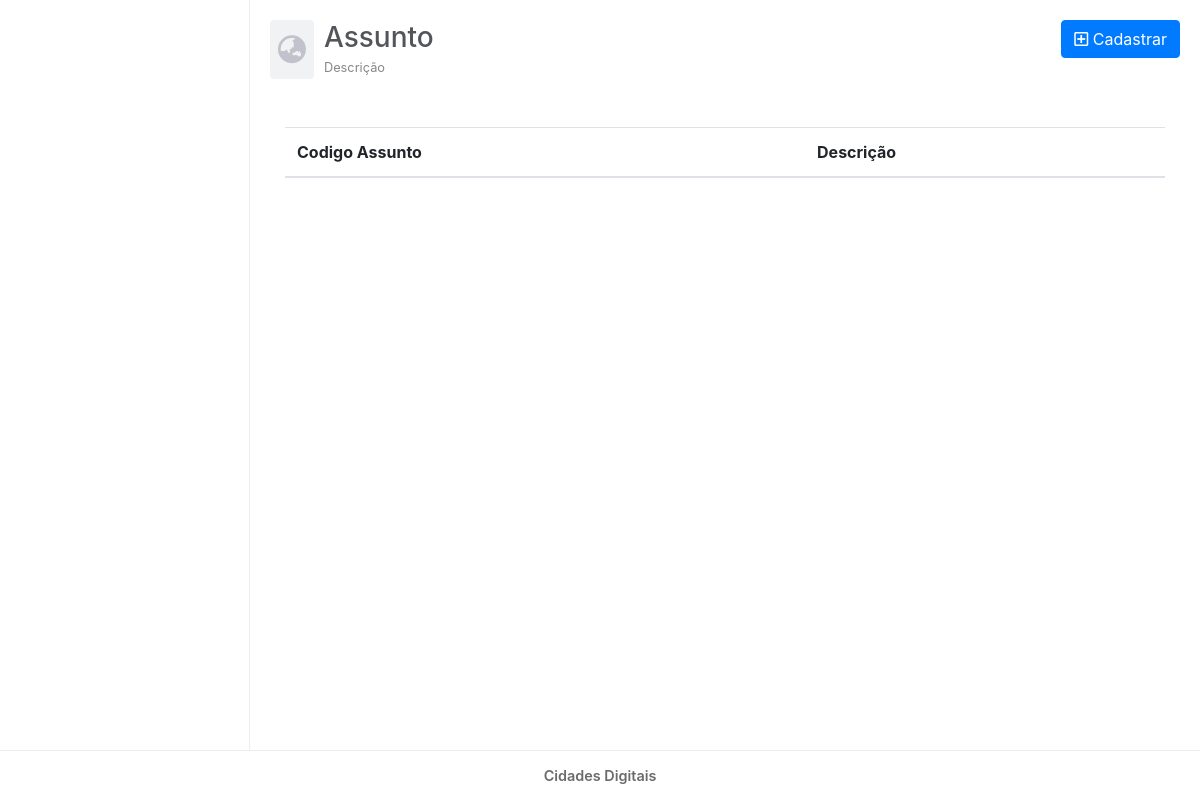
The app's page /View/Assunto.php, older data.
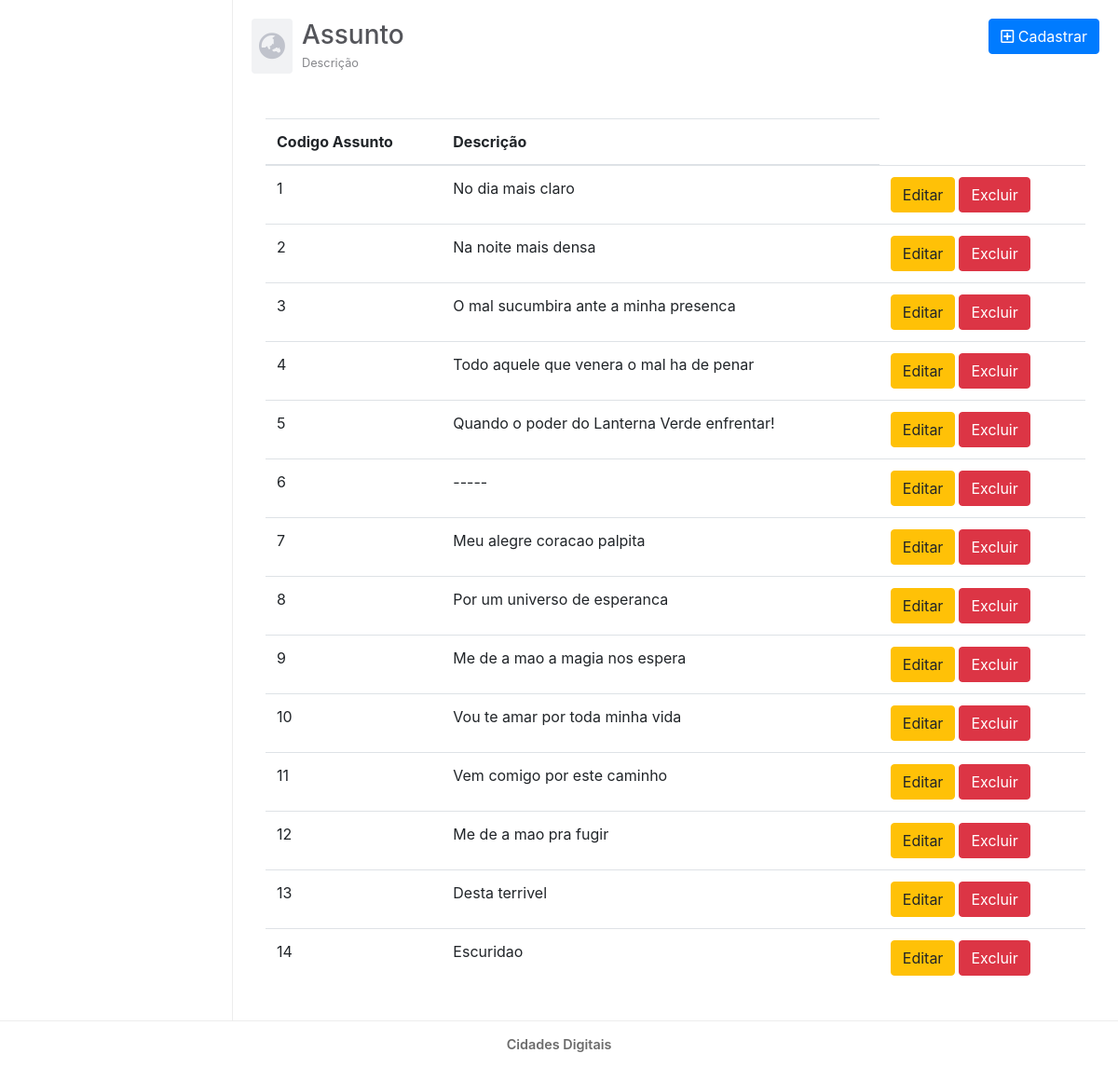
The same page, newer data.
### tables this page shows
CREATE TABLE IF NOT EXISTS `assunto` (
  `cod_assunto` int(11) NOT NULL AUTO_INCREMENT,
  `descricao` varchar(45) DEFAULT NULL,
  PRIMARY KEY (`cod_assunto`)
);

### Model/DAO/ClassAssuntoDAO.php (called while the page is built, shortened)
<?php
class ClassAssuntoDAO {
    public function listarAssunto(){
        try {
            $pdo = Conexao::getInstance();
            $sql = "SELECT cod_assunto, descricao FROM assunto ORDER BY cod_assunto ASC";
            $stmt = $pdo->prepare($sql);
            $stmt->execute();
            return $stmt->fetchAll();
        } catch (PDOException $ex) {
            return $ex->getMessage();
        }
    }
}

### Controller/ControleListarAssunto.php (called while the page is built)
<?php
require_once '../Model/DAO/ClassAssuntoDAO.php';
$listar = new ClassAssuntoDAO();
$dados = $listar->listarAssunto();
if($dados) {
    $array_dados = $dados;
} else {
    $array_dados = [];
}

### view/Assunto.php (the view, shortened to what this page needs)
<?php
    include_once("_cabecalho.php");
    require_once("../Controller/ControleListarAssunto.php");
    ?>
    <main id="main">
        <div class="row mb-5">
          <div id="mainHeader" class="col-md-6 d-flex align-items-center">
            <span id="mainHeaderIcon">
                <i class="fas fa-globe-asia"></i>
            </span>
            <span>
            <h3 class="mb-0">Assunto</h3>
            <small>Descrição</small>
            </span>
            </div>
            <div class="col-md-6 text-right">
                <button type="button" class="btn btn-primary" data-toggle="modal" data-target=".cadastrar-assunto-modal-lg">
                <i class="far fa-plus-square"></i>
                Cadastrar
                </button>
            </div>
        </div>
        <div class="container">
          <div class="row">
            <div class="col-12">
              <div class="table-responsive">
                <table class="table">
                  <thead>
                    <tr>
                      <th scope="col">Codigo Assunto</th>
                      <th scope="col">Descrição</th>
                    </tr>
                  </thead>
                  <tbody>
                  <?php
                    foreach($array_dados as $key => $value) {
                        ?>
                        <tr>
                          <td><?php echo $value['cod_assunto'] ?></td>
                          <td><?php echo $value['descricao'] ?></td>
                          <td>
                            <span class="d-flex">
                            <a href="<?php echo URL ?>View/AssuntoEditar.php?cod_assunto=<?php echo $value['cod_assunto'] ?>"
                                class="btn btn-warning mr-1">
                                Editar
                          </a>
                              <button onclick="apagarDados('<?php echo URL ?>Controller/ControleApagarAssunto.php?cod_assunto=<?php echo $value['cod_assunto'] ?>')" class="btn btn-danger">Excluir</button>
                            </span>
                          </td>
                        </tr>
                        <?php
                    }
                  ?>
                  </tbody>
                </table>
              </div>
            </div>
          </div>
        </div>
    </main>
    <?php
    include_once('_rodape.php');
?>

### view/_cabecalho.php (shortened to what this page needs)
<!DOCTYPE html>
<html lang="pt-br">
  <head>
    <link rel="stylesheet" href="<?php echo URL ?>View/css/estilos.css">
    <link rel="stylesheet" href="<?php echo URL ?>View/css/icones.css">
    <link rel="stylesheet" href="<?php echo URL ?>View/css/bootstrap.css">
  </head>
  <body>
  <div class="w-100">
    <header id="header">
    </header>

### view/_rodape.php (shortened to what this page needs)
    <footer id="footer">
      <p>
        Cidades Digitais
      </p>
    </footer>
</div>
  </body>
</html>

### view/css/estilos.css (style rules this page uses)
* { margin: 0; padding: 0; box-sizing: border-box; }
html, body, body>div, #container { height: 100%; }
body>div { display: grid; grid-template-columns: 250px 1fr; grid-template-rows: 1fr 50px; grid-template-areas: "header main" "footer footer"; max-width: 100%; }
header#header { grid-area: header; border-right: 1px solid #ededed; padding: 20px; }
main#main { grid-area: main; padding: 20px; }
main#main #mainHeader #mainHeaderIcon { font-size: 1.8rem; padding: 8px; border-radius: 4px; background: #f1f2f4; color: #c0c3cc; margin-right: 10px; }
main#main #mainHeader span h3 { color: #54555a; }
main#main #mainHeader span small { color: #86878b; }
footer#footer { grid-area: footer; display: flex; flex-direction: row; justify-content: center; align-items: center; align-content: center; border-top: 1px solid #ededed; }
footer p { margin: 0; padding: 0; text-align: center; font-size: .9rem; color: #6b6b6b; font-weight: 600; }

Row changes from the older to the newer data that the page shows:
added assunto: cod_assunto "1", descricao "No dia mais claro"
added assunto: cod_assunto "2", descricao "Na noite mais densa"
added assunto: cod_assunto "3", descricao "O mal sucumbira ante a minha presenca"
added assunto: cod_assunto "4", descricao "Todo aquele que venera o mal ha de penar"
added assunto: cod_assunto "5", descricao "Quando o poder do Lanterna Verde enfrentar!"
added assunto: cod_assunto "6", descricao "-----"
added assunto: cod_assunto "7", descricao "Meu alegre coracao palpita"
added assunto: cod_assunto "8", descricao "Por um universo de esperanca"
added assunto: cod_assunto "9", descricao "Me de a mao a magia nos espera"
added assunto: cod_assunto "10", descricao "Vou te amar por toda minha vida"
added assunto: cod_assunto "11", descricao "Vem comigo por este caminho"
added assunto: cod_assunto "12", descricao "Me de a mao pra fugir"
added assunto: cod_assunto "13", descricao "Desta terrivel"
added assunto: cod_assunto "14", descricao "Escuridao"
